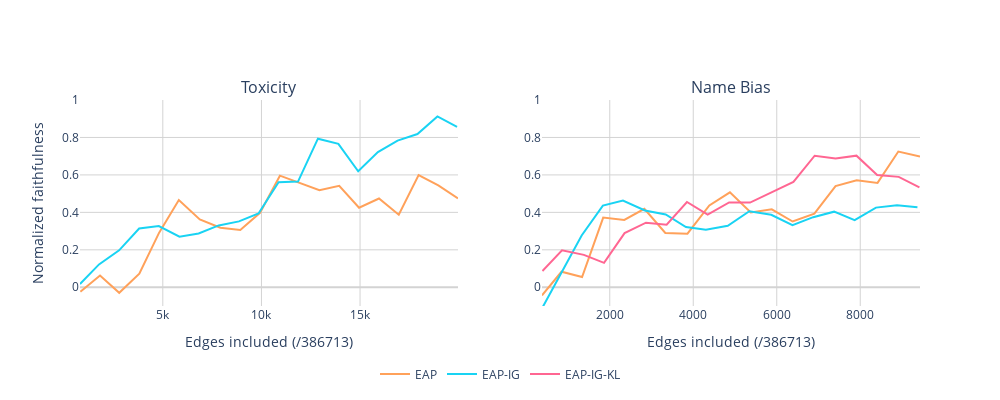

Source (notebook cell):
### Code cell
import plotly.subplots as sp
import plotly.graph_objects as go
import pandas as pd
import os

task_names = ['temp_toxicity_samp', 'adv-bias-3']
param_dict = {'temp_toxicity_samp': ['Toxicity', ['EAP', 'EAP-IG']],
                     'adv-bias-3': ['Name Bias', ['EAP', 'EAP-IG', 'EAP-IG-KL']]}

trace_colors = {
    'EAP': '#FFA15A', 
    'EAP-IG': '#19D3F3',
    'EAP-IG-KL': '#FF6692'
}

rows = 1
cols = len(task_names)
fig = sp.make_subplots(rows=rows, cols=cols, subplot_titles=[param_dict[task][0] for task in task_names])

# Iterate over tasks and add traces
for idx, task_name in enumerate(task_names):
    df = pd.read_csv(f'./inputs/{task_name}.csv')
    
    # Normalize faithfulness
    for losstype in param_dict[task_name][1]:
        df[f'normalized_faithfulness_{losstype}'] = (
            df[f'loss_{losstype}'] - df['corrupted_baseline']
        ) / (df['baseline'] - df['corrupted_baseline'])

    # Save processed data
    df.to_csv(f'./outputs/{task_name}_graph.csv', index=False)

    # Determine subplot position
    row = idx // cols + 1
    col = idx % cols + 1

    # Add traces with legend grouping
    show_legend = idx == 1  # Show legend only for the first subplot
    for losstype in param_dict[task_name][1]:
        fig.add_trace(go.Scatter(
            x=df[f'edges_{losstype}'], y=df[f'normalized_faithfulness_{losstype}'], mode='lines',
            name=losstype, line=dict(color=trace_colors[losstype]), legendgroup=losstype, showlegend=show_legend
        ), row=row, col=col)

    # Allow each subplot to have independent y-axis
    fig.update_yaxes(matches=None, row=row, col=col)

# Global layout settings
fig.update_layout(
    height=400, width=1000, title_text="",
    showlegend=True,
    legend=dict(
        orientation="h",  # Horizontal legend
        yanchor="bottom",  # Anchor to the bottom
        y=-0.4,  # Position below the plot
        xanchor="center",
        x=0.5
    )
)
fig.update_yaxes(range=[-0.1, 1.0], row=1, col=1)
fig.update_yaxes(range=[-0.1, 1.0], row=1, col=2)
fig.update_yaxes(nticks=8, row=1, col=1)
fig.update_xaxes(nticks=8, row=1, col=1)
fig.update_xaxes(nticks=8, row=1, col=2)

fig.update_layout(
    plot_bgcolor='white',  # White background
    paper_bgcolor='white'  # White figure background
)

# Ensure grid and zero lines are light gray
fig.update_xaxes(showgrid=True, gridcolor='lightgray', zeroline=True, zerolinecolor='lightgray')
fig.update_yaxes(showgrid=True, gridcolor='lightgray', zeroline=True, zerolinecolor='lightgray')

# X and Y labels (custom positioning)
fig.update_xaxes(title_text=f'Edges included (/{total_edges})')
fig.update_yaxes(title_text='Normalized faithfulness', row=1, col=1)

# Show figure
fig.show()
fig.write_image(f"./outputs/normalized_faithfulness.svg")

### Figure 1 — Plotly figure (JSON) as saved in the notebook; plotly's stock layout.template omitted (floating-point values rounded to 4 significant figures)
{"data": [{"legendgroup": "EAP", "line": {"color": "#FFA15A"}, "mode": "lines", "name": "EAP", "showlegend": false, "type": "scatter", "x": [820, 1817, 2791, 3810, 4814, 5813, 6874, 7917, 8929, 9929, 10936, 11942, 12940, 13944, 14949, 15960, 16963, 17968, 18968, 19965], "xaxis": "x", "y": [-0.02354, 0.06293, -0.02961, 0.0723, 0.2915, 0.4658, 0.3626, 0.3183, 0.3059, 0.3975, 0.596, 0.5551, 0.5184, 0.5422, 0.4248, 0.4739, 0.3877, 0.5994, 0.5444, 0.4747], "yaxis": "y"}, {"legendgroup": "EAP-IG", "line": {"color": "#19D3F3"}, "mode": "lines", "name": "EAP-IG", "showlegend": false, "type": "scatter", "x": [802, 1766, 2785, 3800, 4798, 5844, 6816, 7836, 8862, 9852, 10868, 11854, 12864, 13901, 14905, 15905, 16901, 17910, 18922, 19917], "xaxis": "x", "y": [0.01718, 0.1222, 0.1972, 0.3139, 0.3269, 0.2698, 0.2869, 0.3302, 0.3519, 0.3943, 0.5614, 0.5642, 0.7935, 0.7659, 0.6197, 0.7215, 0.7834, 0.8183, 0.912, 0.8565], "yaxis": "y"}, {"legendgroup": "EAP", "line": {"color": "#FFA15A"}, "mode": "lines", "name": "EAP", "showlegend": true, "type": "scatter", "x": [377, 844, 1337, 1843, 2348, 2829, 3331, 3861, 4385, 4878, 5377, 5881, 6381, 6901, 7408, 7914, 8414, 8912, 9431], "xaxis": "x2", "y": [-0.04357, 0.08294, 0.05472, 0.372, 0.3595, 0.419, 0.2899, 0.2862, 0.4368, 0.5067, 0.399, 0.4163, 0.3512, 0.3931, 0.5406, 0.5711, 0.5572, 0.7246, 0.6984], "yaxis": "y2"}, {"legendgroup": "EAP-IG", "line": {"color": "#19D3F3"}, "mode": "lines", "name": "EAP-IG", "showlegend": true, "type": "scatter", "x": [383, 833, 1327, 1835, 2316, 2842, 3340, 3825, 4302, 4827, 5343, 5867, 6377, 6873, 7374, 7866, 8376, 8880, 9370], "xaxis": "x2", "y": [-0.1102, 0.07748, 0.2768, 0.436, 0.4632, 0.4104, 0.3891, 0.3217, 0.3069, 0.3281, 0.4057, 0.3869, 0.3317, 0.3742, 0.4037, 0.3587, 0.4253, 0.4376, 0.4277], "yaxis": "y2"}, {"legendgroup": "EAP-IG-KL", "line": {"color": "#FF6692"}, "mode": "lines", "name": "EAP-IG-KL", "showlegend": true, "type": "scatter", "x": [387, 856, 1380, 1863, 2355, 2867, 3362, 3849, 4345, 4859, 5361, 5892, 6399, 6908, 7409, 7909, 8405, 8922, 9417], "xaxis": "x2", "y": [0.08679, 0.1974, 0.1731, 0.1306, 0.289, 0.3447, 0.3345, 0.4553, 0.3883, 0.4528, 0.4525, 0.5082, 0.5624, 0.7024, 0.6871, 0.7027, 0.5995, 0.5896, 0.534], "yaxis": "y2"}], "layout": {"annotations": [{"font": {"size": 16}, "showarrow": false, "text": "Toxicity", "x": 0.225, "xanchor": "center", "xref": "paper", "y": 1, "yanchor": "bottom", "yref": "paper"}, {"font": {"size": 16}, "showarrow": false, "text": "Name Bias", "x": 0.775, "xanchor": "center", "xref": "paper", "y": 1, "yanchor": "bottom", "yref": "paper"}], "height": 400, "legend": {"orientation": "h", "x": 0.5, "xanchor": "center", "y": -0.4, "yanchor": "bottom"}, "paper_bgcolor": "white", "plot_bgcolor": "white", "showlegend": true, "title": {"text": ""}, "width": 1000, "xaxis": {"anchor": "y", "domain": [0, 0.45], "gridcolor": "lightgray", "nticks": 8, "showgrid": true, "title": {"text": "Edges included (/386713)"}, "zeroline": true, "zerolinecolor": "lightgray"}, "xaxis2": {"anchor": "y2", "domain": [0.55, 1], "gridcolor": "lightgray", "nticks": 8, "showgrid": true, "title": {"text": "Edges included (/386713)"}, "zeroline": true, "zerolinecolor": "lightgray"}, "yaxis": {"anchor": "x", "domain": [0, 1], "gridcolor": "lightgray", "nticks": 8, "range": [-0.1, 1], "showgrid": true, "title": {"text": "Normalized faithfulness"}, "zeroline": true, "zerolinecolor": "lightgray"}, "yaxis2": {"anchor": "x2", "domain": [0, 1], "gridcolor": "lightgray", "range": [-0.1, 1], "showgrid": true, "zeroline": true, "zerolinecolor": "lightgray"}}}
